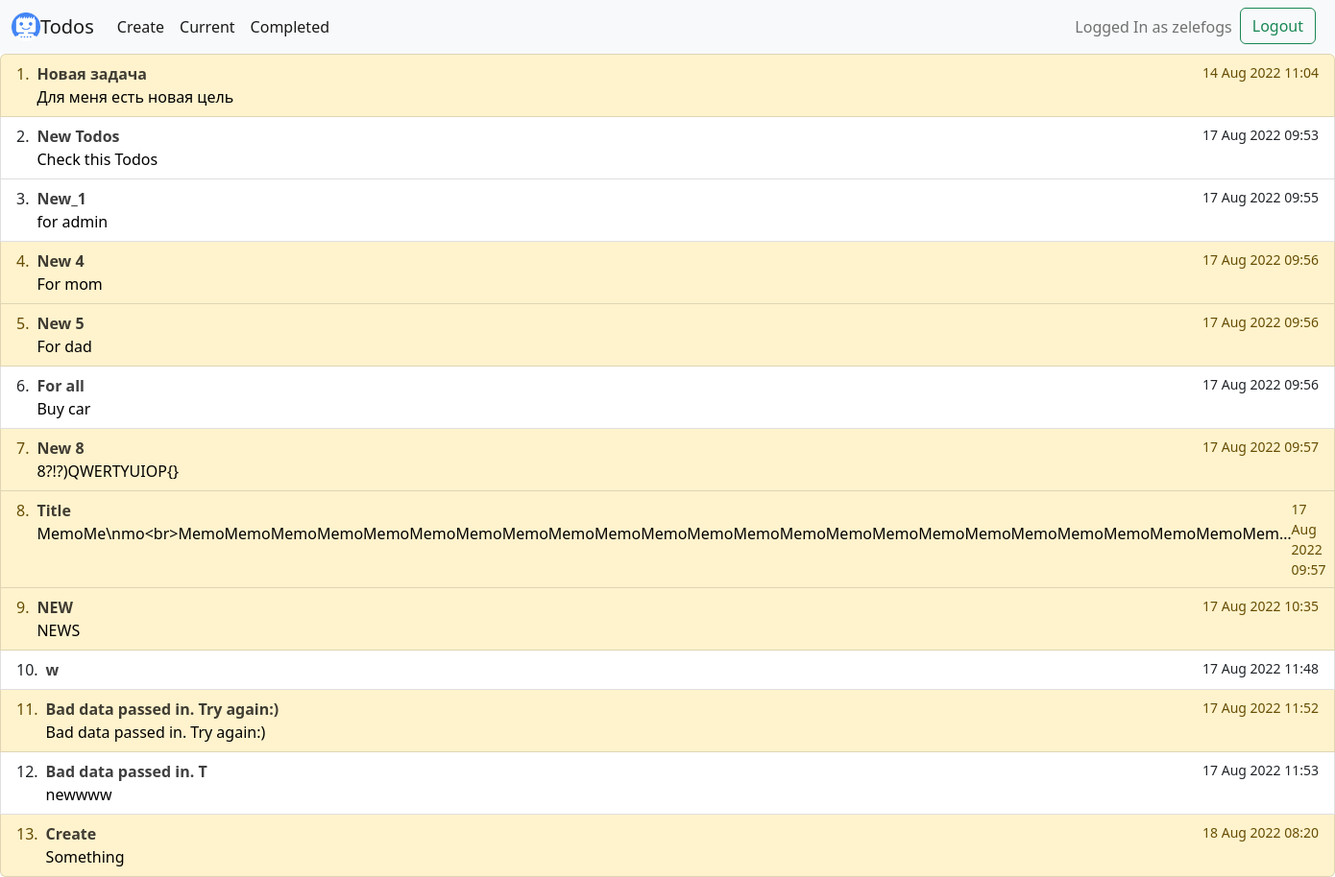
/current/ (signed in), run on the app's committed database.
### todo/models.py (models this page shows, shortened)
class Todo(models.Model):
	title = models.CharField(max_length=100)
	memo = models.TextField(blank=True)
	important = models.BooleanField(default=False)
	created = models.DateTimeField(auto_now_add=True)
	datecompleted = models.DateTimeField(null=True, blank=True)
	user = models.ForeignKey(User, on_delete=models.CASCADE)

### todo/views.py (the view)
# urls.py: path('current/', views.currenttodos, name='currenttodos'),
@login_required
def currenttodos(request):
	todos = Todo.objects.filter(user=request.user, datecompleted__isnull=True)
	return render(request, 'todo/currenttodos.html', {'todos': todos})

### todo/templates/todo/currenttodos.html (shortened to what this page needs)
{% extends 'todo/base.html' %}
{% block content %}
    {% if todos %}
    <div class="list-group">
    <ol class="list-group list-group-numbered">
  {% for item in todos %}
      <li class="list-group-item d-flex justify-content-between align-items-start {% if item.important %}list-group-item-warning {% endif %}">
      <div class="ms-2 me-auto">
      <a href="{% url 'viewtodo'  item.id %}" style="color: black;text-decoration: none">
      <div class="fw-bold opacity-75">{{ item.title|truncatechars:100 }}</div>
    {% if item.memo %}  {{ item.memo|truncatechars:110 }}{% endif %}
      </a>
      </div>
    <small>{{ item.created|date:'j M Y H:i' }}</small>
  </li>
  {% endfor %}
</ol>
    </div>
    {% else %}
    <div style="text-align: center">
        <h1>There are no current Todos</h1>
        </div>
    {% endif %}
{% endblock %}

### todo/templates/todo/base.html (shortened to what this page needs)
{% load static %}
<!doctype html>
<html lang="en">
  <head>
      <link rel="stylesheet" href="https://cdn.jsdelivr.net/npm/bootstrap@5.2.0/dist/css/bootstrap.min.css">
  </head>
  <nav class="navbar navbar-expand-lg bg-light">
  <div class="container-fluid">
  <img src="{% static "todo/Logo.png" %}" width="30" height="30" class="d-inline-block align-top" alt="Zelefog's Logo">
    <a class="navbar-brand" href="{% url 'home' %}">Todos</a>
    <div class="collapse navbar-collapse" id="navbarNavAltMarkup">
      <div class="navbar-nav">
        <a class="nav-link active" href="{% url 'createtodo' %}">Create</a>
        <a class="nav-link active" href="{% url 'currenttodos' %}">Current</a>
        <a class="nav-link active" href="{% url 'completedtodos' %}">Completed</a>
      </div>
    </div>
      {% if user.is_authenticated %}
      <div class="d-flex me-2">
          <span class="navbar-text me-2">
          Logged In as {{ user.username }}
          </span>
            <form action="{% url 'logoutuser' %}" method="POST">
    <button type="submit" class="btn btn-outline-success">Logout</button>
    </form>
      {% else %}
          <button type="submit" class="btn btn-outline-success me-2"><a class="nav-link active me-2" href="{% url 'loginuser' %}">Login</a></button>
          <button type="submit" class="btn btn-outline-success me-2"><a class="nav-link active " href="{% url 'signupuser' %}">Sign Up</a></button>
          {% endif %}
      </div>
  </div>
</nav>
  <body>
{% block content %}
{% endblock %}
  </body>
</html>

### data on the page
Todo: title "Новая задача", memo "Для меня есть новая цель", created "14 Aug 2022 11:04"
Todo: title "New Todos", memo "Check this Todos", created "17 Aug 2022 09:53"
Todo: title "New_1", memo "for admin", created "17 Aug 2022 09:55"
Todo: title "New 4", memo "For mom", created "17 Aug 2022 09:56"
Todo: title "New 5", memo "For dad", created "17 Aug 2022 09:56"
Todo: title "For all", memo "Buy car", created "17 Aug 2022 09:56"
Todo: title "New 8", memo "8?!?)QWERTYUIOP{}", created "17 Aug 2022 09:57"
Todo: title "Title", memo "MemoMe\\nmo<br>MemoMemoMemoMemoMemoMemoMemoMemoMemoMemoMemoMemoMemoMemoMemoMemoMemoMemoMemoMemoMemoMemoMemoMem…", created "17 Aug 2022 09:57"
Todo: title "NEW", memo "NEWS", created "17 Aug 2022 10:35"
Todo: title "w", created "17 Aug 2022 11:48"
Todo: title "Bad data passed in. Try again:)", memo "Bad data passed in. Try again:)", created "17 Aug 2022 11:52"
Todo: title "Bad data passed in. T", memo "newwww", created "17 Aug 2022 11:53"
Todo: title "Create", memo "Something", created "18 Aug 2022 08:20"

### other printed values
{{ user.username }} "zelefogs"
